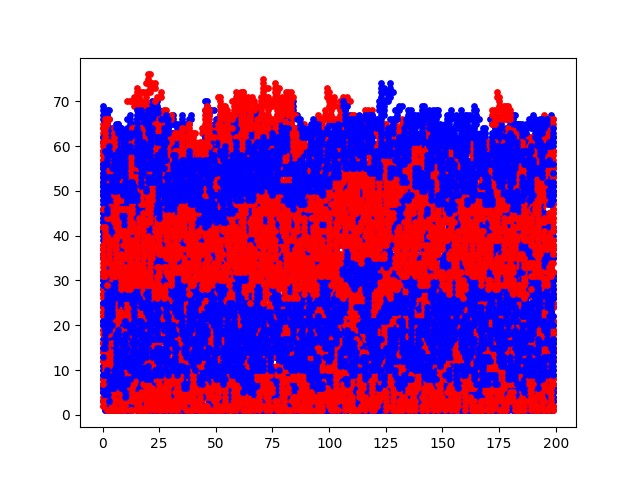

Source code (Python):
import numpy as np
import matplotlib.pyplot as plt
import random

L = 200  # 'L' is length of model
earth = np.zeros(L)
point_scale = 100  # 'point_scale' is a measure of how many points you want to drop every time.calculation is as
# follows:2^(final_step)*point_scale-point_scale

global final_step  # we get data logarithmic. the number of times we get data is final_step
final_step = 6

global current_step  # 'current_step is created so that we can understand if we have gathered data 'final_step' times
# or not
current_step = 0

global point_counter  # 'point_counter' counts times which 'graph' is called.so that it can adjust the appropriate
# color for scattering
point_counter = 0

global time_array  # we keep in this  array,times of measurements
time_array = np.zeros(final_step)
'''in below we set times of measurement'''
i = 1
while i <= final_step:
    time_array[i - 1] = (2 ** i) * point_scale - point_scale
    i = i + 1

global ensemble_number  # number of times that the program runs to make an ensemble of datas
ensemble_number = 5

global ensemble_array  # ensemble_array is actually a 2D array. in every row of it,logarithm of 'NAHAMVARI' in
# different times is kept(every row is for a different run of program)
ensemble_array = np.zeros(shape=(ensemble_number, final_step))

global current_ensemble  # 'current_ensemble says that at the moment,system is runing,which one of the ensembles'
current_ensemble = 0

global height_ensemble_array  # height_ensemble_array is actually a 2D array. in every row of it,height of 'earth' in
# different times is kept(every row is for a different run of program)
height_ensemble_array = np.zeros(shape=(ensemble_number, final_step))


def coloring():  # determine color of variable 'color'
    if (point_counter // 2000) % 2 == 0:
        return 'r'
    else:
        return 'b'


def graph(x, y,
          color):  # x actually is x(th) element of 'earth' and y is corresponding height of it(value of earth[x])
    global point_counter  # color of point is 'color'
    plt.scatter(x, y, s=15, c=color)
    point_counter = point_counter + 1


def save_w(w):  # saves logarithm of 'NAHAMVARI'(w) in time 'current_step' of ensemble 'current_ensemble'
    ensemble_array[current_ensemble][current_step] = np.log2(w)


def save_height(height):  # saves average height of 'earth' in time 'current_step' of ensemble 'current_ensemble'
    height_ensemble_array[current_ensemble][current_step] = height


def w_cal(earth):  # calculates variance of data after a specific step
    w = (np.var(earth)) ** .5
    save_w(w)


def height_cal(earth):  # calculates average height of 'earth' in time 'current_step'
    height = np.average(earth)
    save_height(height)


def error_cal(
        ensemble_array):  # calculates error of 'NAHAMVARI' in a specified time(current_step) among different runs of program(ensembles)
    error_array = np.zeros(final_step)
    j = 0
    while j < final_step:
        error_array[j] = np.var(ensemble_array[:, j]) / (final_step - 1)
        j = j + 1
    return error_array


def average_cal(
        ensemble_array):  # calculates average of 'NAHAMVARI' in a specified time(current_step) among different runs of program(ensembles)
    average_array = np.zeros(final_step)
    j = 0
    while j < final_step:
        average_array[j] = np.average(ensemble_array[:, j])
        j = j + 1
    return average_array


def best_slope(x_arr, y_arr):  # finds the best slope,passes through arrays 'x_arr' and 'y_arr'
    xbar = np.average(x_arr)
    ybar = np.average(y_arr)
    xybar = np.average(x_arr * y_arr)
    x2bar = np.average(x_arr ** 2)
    slope = (xbar * ybar - xybar) / (xbar ** 2 - x2bar)
    return slope


def evo(earth, final_point):  # final_point is number of points which 'evo' drops in every cycle
    global current_step
    if current_step < final_step:
        current_point = 0
        while current_point < final_point:
            rand = random.randint(0, L - 1)
            if earth[rand] >= earth[(rand - 1) % L] and earth[rand] >= earth[(rand + 1) % L]:
                earth[rand] = earth[rand] + 1
            else:
                max_index = (rand - 1 + np.argmax((earth[(rand - 1) % L], earth[rand], earth[(rand + 1) % L]))) % L
                earth[rand] = earth[max_index]
            '''in this part point would be SCATTERED'''
            color = coloring()
            graph(rand, earth[rand], color)
            current_point = current_point + 1
        w_cal(earth)
        height_cal(earth)
        current_step = current_step + 1
        return evo(earth, final_point * 2)


while current_ensemble < ensemble_number:  # runs the system for several times('ensemble_number' times)
    evo(earth, point_scale)
    current_step = 0
    current_ensemble = current_ensemble + 1
    earth = np.zeros(L)

# plt.errorbar(np.log2(time_array) ,average_cal(ensemble_array),error_cal(ensemble_array),fmt='o')
print(best_slope(np.log2(time_array), average_cal(ensemble_array)))
print(height_ensemble_array[0])

plt.show()
